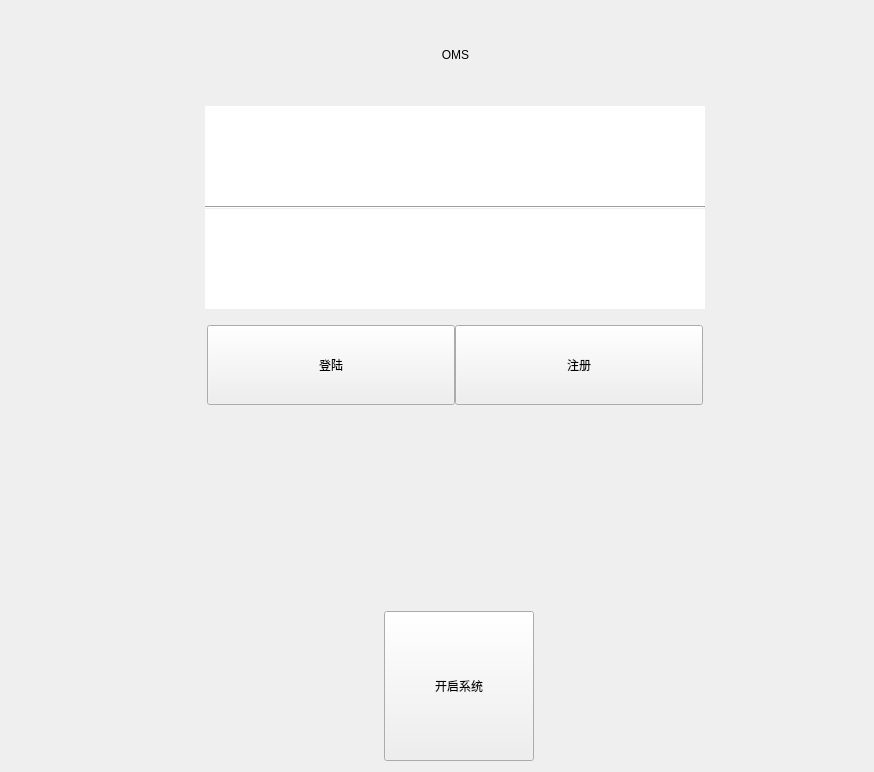
<?xml version="1.0" encoding="UTF-8"?>
<ui version="4.0">
 <class>Login</class>
 <widget class="QWidget" name="Login">
  <property name="geometry">
   <rect>
    <x>0</x>
    <y>0</y>
    <width>874</width>
    <height>772</height>
   </rect>
  </property>
  <property name="focusPolicy">
   <enum>Qt::ClickFocus</enum>
  </property>
  <property name="windowTitle">
   <string>Form</string>
  </property>
  <widget class="QWidget" name="loginWidget" native="true">
   <property name="geometry">
    <rect>
     <x>180</x>
     <y>20</y>
     <width>551</width>
     <height>741</height>
    </rect>
   </property>
   <layout class="QVBoxLayout" name="hor">
    <item>
     <widget class="QLabel" name="label_3">
      <property name="text">
       <string>OMS</string>
      </property>
      <property name="alignment">
       <set>Qt::AlignCenter</set>
      </property>
     </widget>
    </item>
    <item>
     <layout class="QHBoxLayout" name="horizontalLayout">
      <item>
       <spacer name="horizontalSpacer_3">
        <property name="orientation">
         <enum>Qt::Horizontal</enum>
        </property>
        <property name="sizeHint" stdset="0">
         <size>
          <width>40</width>
          <height>20</height>
         </size>
        </property>
       </spacer>
      </item>
      <item>
       <layout class="QVBoxLayout" name="verticalLayout_2">
        <item>
         <widget class="QWidget" name="inputWidget" native="true">
          <layout class="QVBoxLayout" name="verticalLayout">
           <property name="spacing">
            <number>0</number>
           </property>
           <property name="leftMargin">
            <number>10</number>
           </property>
           <property name="topMargin">
            <number>10</number>
           </property>
           <property name="rightMargin">
            <number>10</number>
           </property>
           <property name="bottomMargin">
            <number>10</number>
           </property>
           <item>
            <widget class="QLineEdit" name="CountEdit">
             <property name="minimumSize">
              <size>
               <width>500</width>
               <height>100</height>
              </size>
             </property>
             <property name="font">
              <font>
               <pointsize>15</pointsize>
              </font>
             </property>
             <property name="focusPolicy">
              <enum>Qt::StrongFocus</enum>
             </property>
             <property name="frame">
              <bool>false</bool>
             </property>
            </widget>
           </item>
           <item>
            <widget class="Line" name="line">
             <property name="lineWidth">
              <number>1</number>
             </property>
             <property name="orientation">
              <enum>Qt::Horizontal</enum>
             </property>
            </widget>
           </item>
           <item>
            <widget class="QLineEdit" name="passWord">
             <property name="minimumSize">
              <size>
               <width>500</width>
               <height>100</height>
              </size>
             </property>
             <property name="font">
              <font>
               <pointsize>15</pointsize>
              </font>
             </property>
             <property name="focusPolicy">
              <enum>Qt::StrongFocus</enum>
             </property>
             <property name="frame">
              <bool>false</bool>
             </property>
            </widget>
           </item>
          </layout>
         </widget>
        </item>
        <item>
         <layout class="QHBoxLayout" name="horizontalLayout_4">
          <property name="spacing">
           <number>0</number>
          </property>
          <property name="leftMargin">
           <number>12</number>
          </property>
          <property name="rightMargin">
           <number>12</number>
          </property>
          <item>
           <widget class="QPushButton" name="btnLogin">
            <property name="minimumSize">
             <size>
              <width>0</width>
              <height>80</height>
             </size>
            </property>
            <property name="text">
             <string>登陆</string>
            </property>
           </widget>
          </item>
          <item>
           <widget class="QPushButton" name="btnRes">
            <property name="minimumSize">
             <size>
              <width>0</width>
              <height>80</height>
             </size>
            </property>
            <property name="text">
             <string>注册</string>
            </property>
           </widget>
          </item>
         </layout>
        </item>
        <item>
         <layout class="QHBoxLayout" name="horizontalLayout_5">
          <property name="topMargin">
           <number>200</number>
          </property>
          <item>
           <spacer name="horizontalSpacer_2">
            <property name="orientation">
             <enum>Qt::Horizontal</enum>
            </property>
            <property name="sizeHint" stdset="0">
             <size>
              <width>40</width>
              <height>20</height>
             </size>
            </property>
           </spacer>
          </item>
          <item>
           <widget class="QPushButton" name="btnSys">
            <property name="minimumSize">
             <size>
              <width>150</width>
              <height>150</height>
             </size>
            </property>
            <property name="maximumSize">
             <size>
              <width>150</width>
              <height>150</height>
             </size>
            </property>
            <property name="text">
             <string>开启系统</string>
            </property>
           </widget>
          </item>
          <item>
           <widget class="QWidget" name="stateLightWidget" native="true">
            <property name="minimumSize">
             <size>
              <width>175</width>
              <height>0</height>
             </size>
            </property>
           </widget>
          </item>
         </layout>
        </item>
       </layout>
      </item>
      <item>
       <spacer name="horizontalSpacer_4">
        <property name="orientation">
         <enum>Qt::Horizontal</enum>
        </property>
        <property name="sizeHint" stdset="0">
         <size>
          <width>40</width>
          <height>20</height>
         </size>
        </property>
       </spacer>
      </item>
     </layout>
    </item>
   </layout>
  </widget>
 </widget>
 <resources/>
 <connections/>
</ui>
